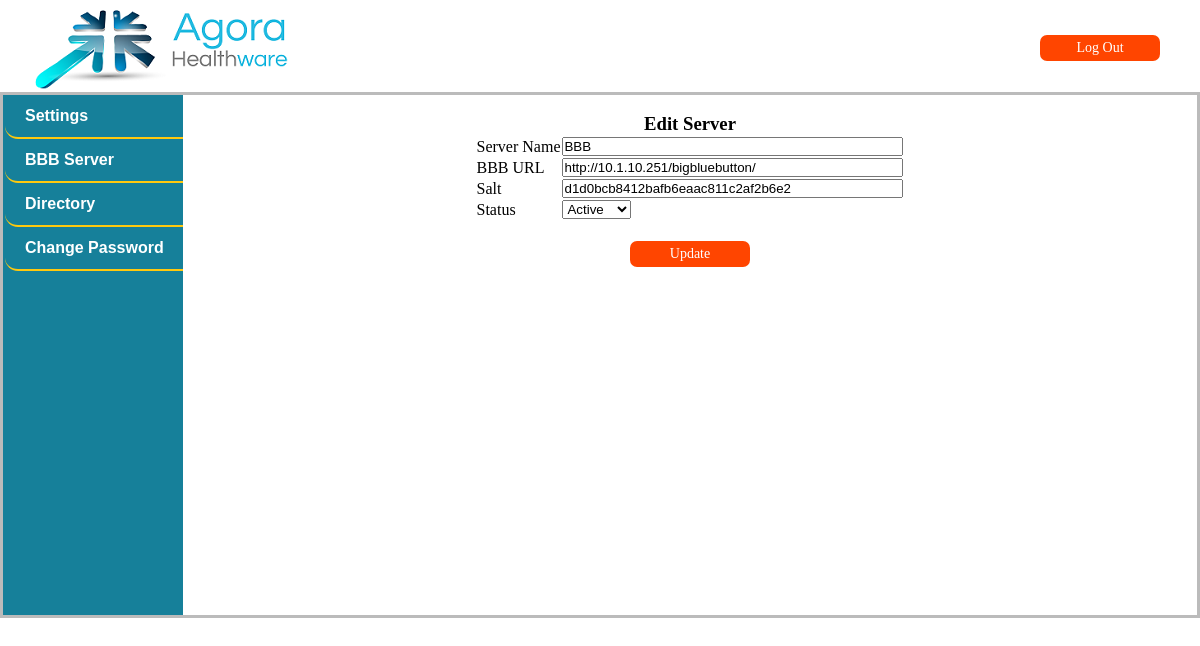
Screenshot of /editserver.php?id=13 (signed in) with the database file from the repository.
### tables this page shows
CREATE TABLE `servers` (
  `id` int(11) NOT NULL AUTO_INCREMENT,
  `name` varchar(255) DEFAULT NULL,
  `url` varchar(255) DEFAULT NULL,
  `salt` varchar(255) DEFAULT NULL,
  `version` varchar(255) DEFAULT NULL,
  `created_at` datetime DEFAULT NULL,
  `updated_at` datetime DEFAULT NULL,
  `param` varchar(255) DEFAULT NULL,
  `status` int(1) DEFAULT NULL,
  PRIMARY KEY (`id`)
);

### classes/DBAccess.php (called while the page is built, shortened)
<?php
    class DBAccess{
        public function getServer($id){
            $sql="select * from servers where id=".$id;
            $result=mysql_query($sql);
            $row=mysql_fetch_array($result);
            return($row);
        }
    }
?>

### editserver.php (the view, shortened to what this page needs)
<?php
    require_once('classes/DBAccess.php');
    $dbAccess = new DBAccess();
    $row=$dbAccess->getServer($_GET['id']);
?>
<!doctype html>
<html lang="en">
    <head>
        <link rel="stylesheet" type="text/css" href="css/Style.css"/>
        <link rel="stylesheet" href="http://code.jquery.com/ui/1.9.1/themes/base/jquery-ui.css" />
        <link rel="stylesheet" type="text/css" href="css/jquery.alerts.css" media="screen" />
        <link rel="stylesheet" type="text/css" href="css/rhd.css"/>
    </head>
    <body onLoad="changeHashOnLoad();" >
        <?php include_once 'assets/main/HeaderNew.php'; ?>
        <?php include_once 'assets/main/LeftSideNew.php'; ?>
        <div id="rightform">
            <br>
            <h3 style="text-align: center;">Edit Server</h3>
            <form method="post" action="" name="frm" onsubmit="return server();">
                <table align="center" class="rightform">
                    <tr><td>Server Name</td><td><input value="<?php echo $row['name']; ?>" type="text" name="server_name"  size="40" maxlength="250"></td></tr>
                    <tr><td>BBB URL</td><td><input value="<?php echo $row['url']; ?>" type="text" name="url" size="40" maxlength="250"></td></tr>
                    <tr><td>Salt</td><td><input value="<?php echo $row['salt']; ?>" type="text" name="salt"  size="40" maxlength="250"></td></tr>
                    <tr><td>Status</td><td>
                        <select name="status">
                            <option <?php if($row['status']==1) echo "selected='selected'"; ?> value="1">Active</option>
                        </select>
                     </td></tr>
                    <tr><td align="center" colspan="2">&nbsp;</td></tr>
                    <tr><td align="center" colspan="2"><input type="submit" name="submit" value="Update" class="Btn"></td></tr>
                </table>
            </form>
        </div>
    </body>
    </html>

### css/Style.css (style rules this page uses)
* { margin: 0px; padding: 0px; }
.Btn { border-radius: 7px; display: block; text-align: center; background-color: orangered; width: 120px; height: 26px; color: white; font-size: 14px; font-family: Tahoma; border-style: hidden; }
#rightform { min-height: 520px; color:#000; background-color: #fff; text-align: center; }
.rightform { text-align: left; min-width: 30%; margin: 0px auto; }

### rows the page displays
servers: server_name "BBB", url "http://10.1.10.251/bigbluebutton/", salt "d1d0bcb8412bafb6eaac811c2af2b6e2", status "Active"
